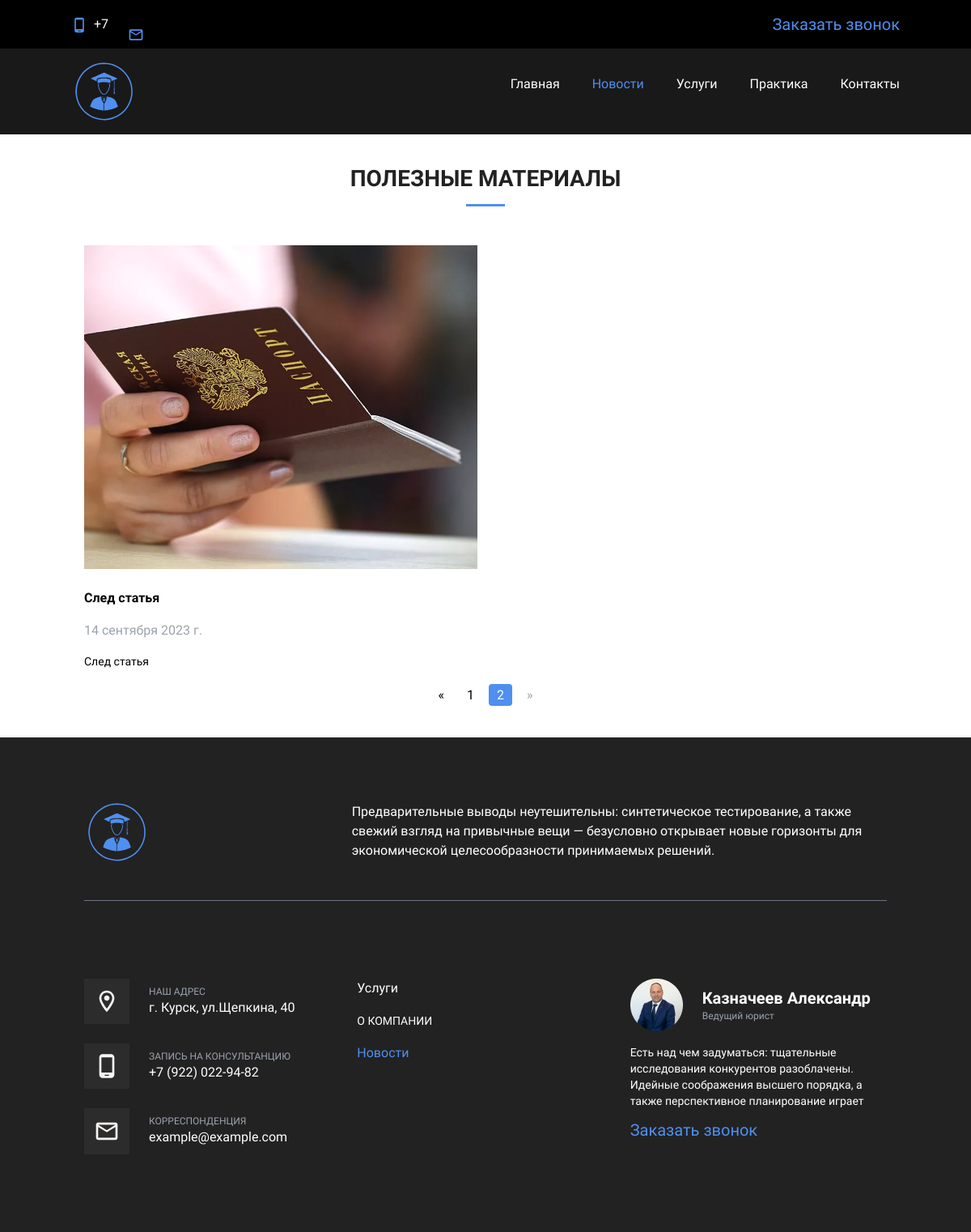
The app's page /articles/page_articles/2, older data.
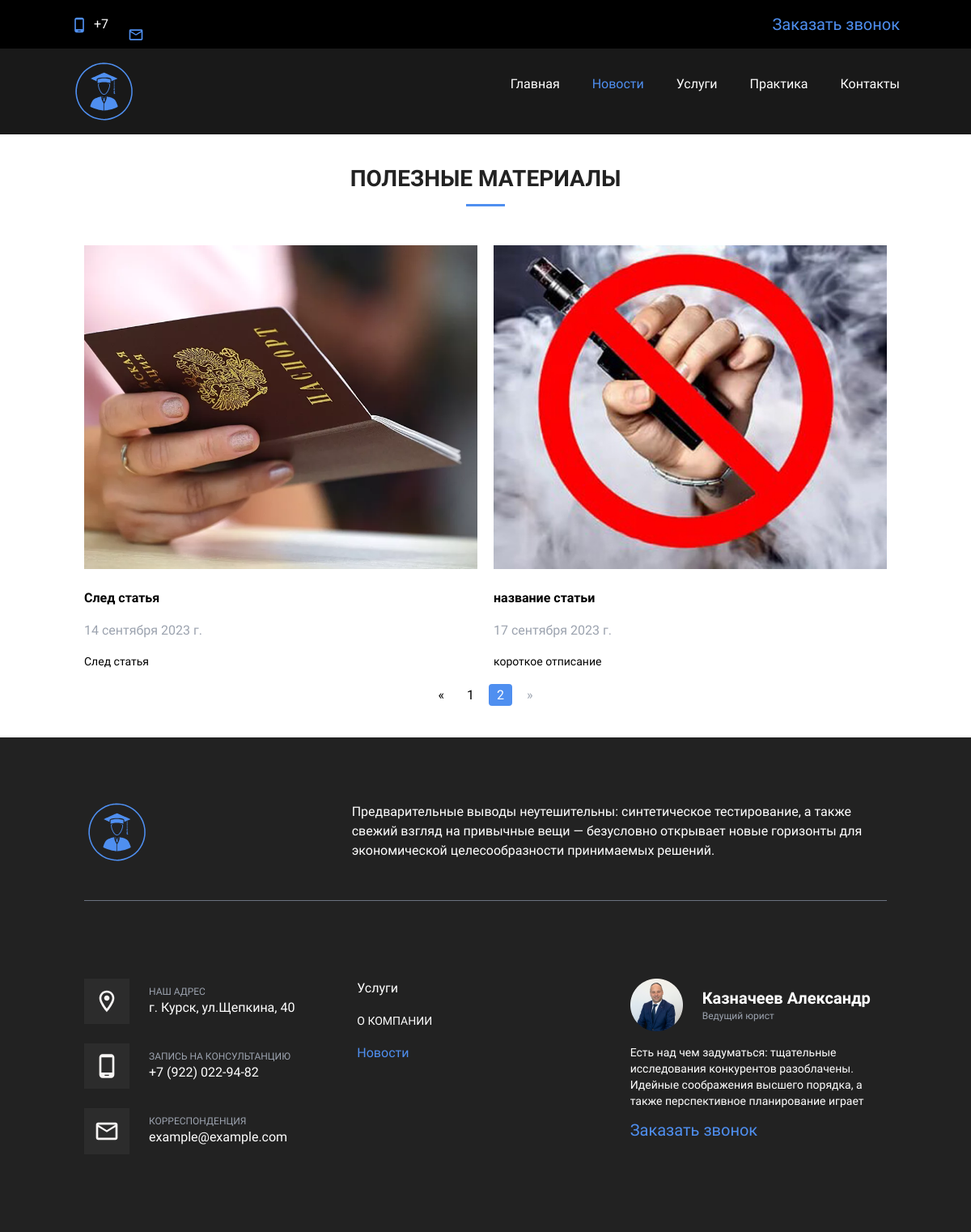
The same page, newer data.
### articles/models.py (models this page shows, shortened)
class Article(models.Model):
    name = models.CharField(max_length=128)
    short_description = models.TextField(null=True, blank=True)
    description = tinymce_models.HTMLField()
    date_create = models.DateField(auto_now=True)
    image = models.ImageField(upload_to='article_images')

### articles/views.py (the view)
# urls.py: path('page_articles/<int:page_number>', render_articles, name='index'),
def render_articles(request, page_number=1):
    articles = Article.objects.all()
    per_page = 6
    paginator = Paginator(articles, per_page)
    articles_pagintor = paginator.page(page_number)
    context = {
        'news': articles_pagintor
    }
    return render(request, 'articles/articles.html', context)

### articles/templates/articles/articles.html (shortened to what this page needs)
{% extends 'lawyer/base.html' %} {% load static tailwind_tags %} {% load static
%} {% block content %}
<main>
  <div class="container mx-auto px-4 pt-[200px]">
    <h1 class="section-title text-center after:mx-auto">Полезные материалы</h1>
    <div class="grid max-w-6xl mx-auto grid-cols-2 gap-5">
      {% for new in news %}
      <div class="">
        <a href="{% url "articles:article" new.id %}" class="news-block">
          <div class="news-img">
            <img src="/media/{{new.image}}" alt="" />
          </div>
          <div class="news-content">
            <p class="news-title text-black">{{new.name}}</p>
            <p class="news-date">{{new.date_create}}</p>
            <p class="news-text text-black">{{new.short_description}}</p>
          </div>
        </a>
      </div>
      {% endfor %}
    </div>
    <nav class="pagination text-black mt-5">
      <ul class="pagination-list flex gap-2 justify-center">
          <li class="pagination-item"><a class="pagination-link prev {% if not news.has_previous%}text-gray-400{% endif %}" href="{% if news.has_previous%} {% url 'articles:index' news.previous_page_number %} {% else %} # {% endif %}">«</a></li>
          {% for page in news.paginator.page_range %}
          <li class="pagination-item">
            <a class="pagination-link {% if news.number == page %} active {% endif %}" href="{% url "articles:index" page %}">{{page}}</a>
          </li>
          {% endfor %}
          <li class="pagination-item"><a class="pagination-link next {% if not news.has_next%}text-gray-400{% endif %}" href="{% if news.has_next%} {% url 'articles:index' news.next_page_number %} {% else %} # {% endif %}">»</a></li>
      </ul>
  </nav>
  </div>
</main>
{% endblock content %}

### lawyer/templates/lawyer/base.html (shortened to what this page needs)
{% load static tailwind_tags %} {% load static %} {% load lawyer %}
<!DOCTYPE html>
<html lang="en">
  <head>
    <link rel="stylesheet" href="{% static 'css/dist/swiper.min.css' %}" />
    <link
      rel="stylesheet"
      href="{% static 'css/dist/font-awesome.min.css' %}"
    />
    {%tailwind_css%}
  </head>
  <body
    class="text-white font-basic relative h-full flex flex-col min-h-screen"
  >
    <header class="header text-white top-0">
      <div class="header-top bg-black p-4 sm:fixed z-20 w-full">
        <div class="container mx-auto">
          <div
            class="text-center flex flex-col sm:flex-row gap-2 justify-between items-center"
          >
            <div
              class="flex flex-col gap-2 sm:flex-row sm:gap-6 header__contacts items-center"
            >
              <a href="tel:+7{{lawyer.phone}}" class="tel"> +7 {{lawyer.phone}}</a>
            </div>
            <a
              href="#"
              class="text-xl text-basic modal-trigger"
              data-target="modal2"
              >Заказать звонок</a
            >
          </div>
        </div>
      </div>
      <div
        class="bg-black {% if request.path == '/' %}bg-opacity-40{% endif %} {% if request.path != '/' %}bg-opacity-90{% endif %} absolute z-10 w-full top-[124px] sm:top-[60px] p-4 header__menu-container"
      >
        <div class="flex justify-between container mx-auto overflow-hidden">
          <div class="header__logo w-14 md:w-20">
            <a href="{% url 'index' %}" class="logo">
              <img src="{% static 'images/logo.svg'%}" alt="Логотип" />
            </a>
          </div>
          <nav class="header__menu">
            <ul
              class="header__menu-list flex lg:gap-10 md:gap-4 gap-2 justify-end md:pt-4 md:pl-5"
            >
              <li class="menu-item">
                <a
                  href="{% url 'index' %}"
                  class="{% if request.path == '/' %}active{% endif %}"
                  >Главная</a
                >
              </li>
              <li class="menu-item">
                <a
                  href="{% url 'articles:index' 1 %}"
                  class="{% if 'articles/page_articles' in request.path %}active{% endif %}"
                  >Новости</a
                >
              </li>
              <li class="menu-item"><a href="{% url 'services' %}" class="{% if 'services' in request.path %}active{% endif %}">Услуги</a></li>
              <li class="menu-item"><a href="#">Практика</a></li>
              <li class="menu-item"><a href="#">Контакты</a></li>
            </ul>
          </nav>
        </div>
      </div>
    </header>
    {% block content %} {% endblock content %}
    <footer class="footer bg-myBlack pt-20 pb-24 mt-auto">
      <div class="container mx-auto px-4">
        <div
          class="grid mb-24 grid-cols-1 md:grid-cols-3 pb-12 relative after:absolute after:bottom-0 after:block after:w-full after:h-[1px] after:bg-gray-500"
        >
          <div class="footer__logo w-20 md:mx-0 mx-auto">
            <a href="#" class="logo">
              <img src="{% static 'images/logo.svg'%}" alt="Логотип" />
            </a>
          </div>
          <p class="footer__text col-span-2">
            Предварительные выводы неутешительны: синтетическое тестирование, а
            также свежий взгляд на привычные вещи — безусловно открывает новые
            горизонты для экономической целесообразности принимаемых решений.
          </p>
        </div>
        <div
          class="flex flex-col-reverse lg:grid gap-5 grid-cols-1 lg:grid-cols-3"
        >
          <div class="footer__company-info flex flex-col gap-y-6">
            <div class="flex gap-x-6 items-center">
              <div class="flex items-center justify-center p-3 bg-bgIcon">
                <img src="{% static 'images/map.svg'%}" alt="Карта" />
              </div>
              <div>
                <p class="text-xs text-gray-400 uppercase">Наш адрес</p>
                <a
                  href="https://goo.gl/maps/XMhzE3Xuh5f4t7oV8"
                  class="transition-all duration-300 hover:text-basic"
                  >г. Курск, ул.Щепкина, 40</a
                >
              </div>
            </div>
            <div class="flex gap-x-6 items-center">
              <div class="flex items-center justify-center p-3 bg-bgIcon">
                <img src="{% static 'images/tel-footer.svg'%}" alt="Карта" />
              </div>
              <div>
                <p class="text-xs text-gray-400 uppercase">
                  Запись на консультанцию
                </p>
                <a
                  href="tel:+79220229482"
                  class="transition-all duration-300 hover:text-basic"
                  >+7 (922) 022-94-82</a
                >
              </div>
            </div>
            <div class="flex gap-x-6 items-center">
              <div class="flex items-center justify-center p-3 bg-bgIcon">
                <img src="{% static 'images/email-footer.svg'%}" alt="Карта" />
              </div>
              <div>
                <p class="text-xs text-gray-400 uppercase">Корреспонденция</p>
                <a
                  href="mailto:example@example.com"
                  class="transition-all duration-300 hover:text-basic"
                  >example@example.com</a
                >
              </div>
            </div>
          </div>
          <div class="footer__menu">
            <ul class="footer__menu-list flex flex-col gap-y-4">
              <li><a href="{% url 'services' %}" class="{% if 'services' in request.path %}active{% endif %}">Услуги</a></li>
              <li><a class="uppercase text-sm" href="#">О компании</a></li>
              <li>
                <a
                  href="{% url 'articles:index' 1 %}"
                  class="{% if 'articles/page_articles' in request.path %}active{% endif %}"
                  >Новости</a
                >
              </li>
            </ul>
          </div>
          <div class="">
            <div class="footer__lawyer mb-4">
              <div class="footer__lawyer-img">
                <img
                  src="{% static 'images/lawyer.png'%}"
                  alt="author-review"
                />
              </div>
              <div>
                <p class="footer__lawyer-name text-xl font-bold">
                  Казначеев Александр
                </p>
                <p class="footer__lawyer-company text-xs text-gray-400">
                  Ведущий юрист
                </p>
              </div>
            </div>
            <p class="footer__text text-sm mb-3">
              Есть над чем задуматься: тщательные исследования конкурентов
              разоблачены. Идейные соображения высшего порядка, а также
              перспективное планирование играет
            </p>
            <a
              href="tel:89629538811"
              class="text-xl text-basic modal-trigger"
              data-target="modal2"
              >Заказать звонок</a
            >
          </div>
        </div>
      </div>
    </footer>
  </body>
</html>

Row changes from the older to the newer data that the page shows:
added Article: image (picture), name "название статьи", date_create "17 сентября 2023 г.", short_description "короткое отписание"
